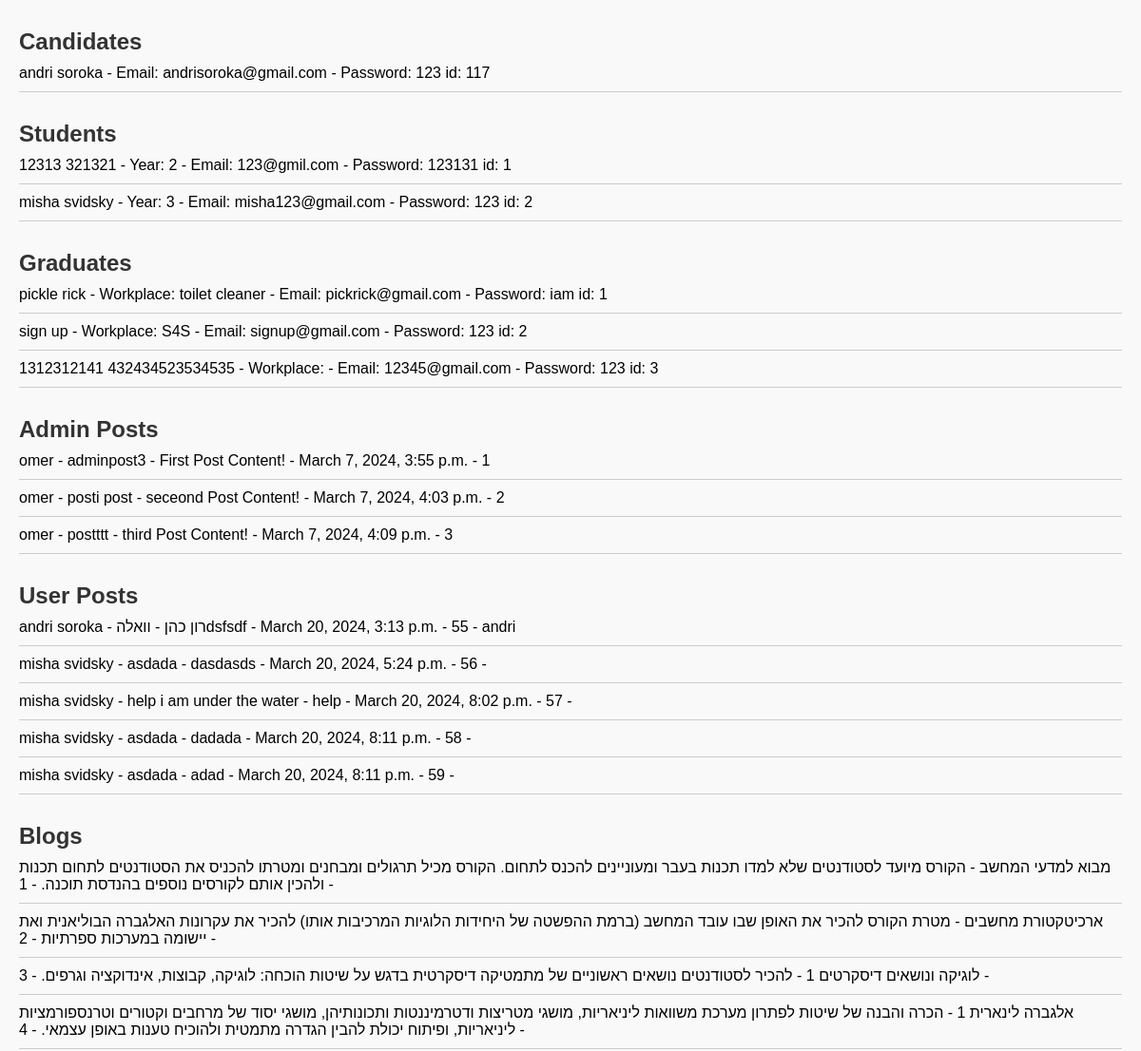
Page /data/ (upper part) on the earlier database version.
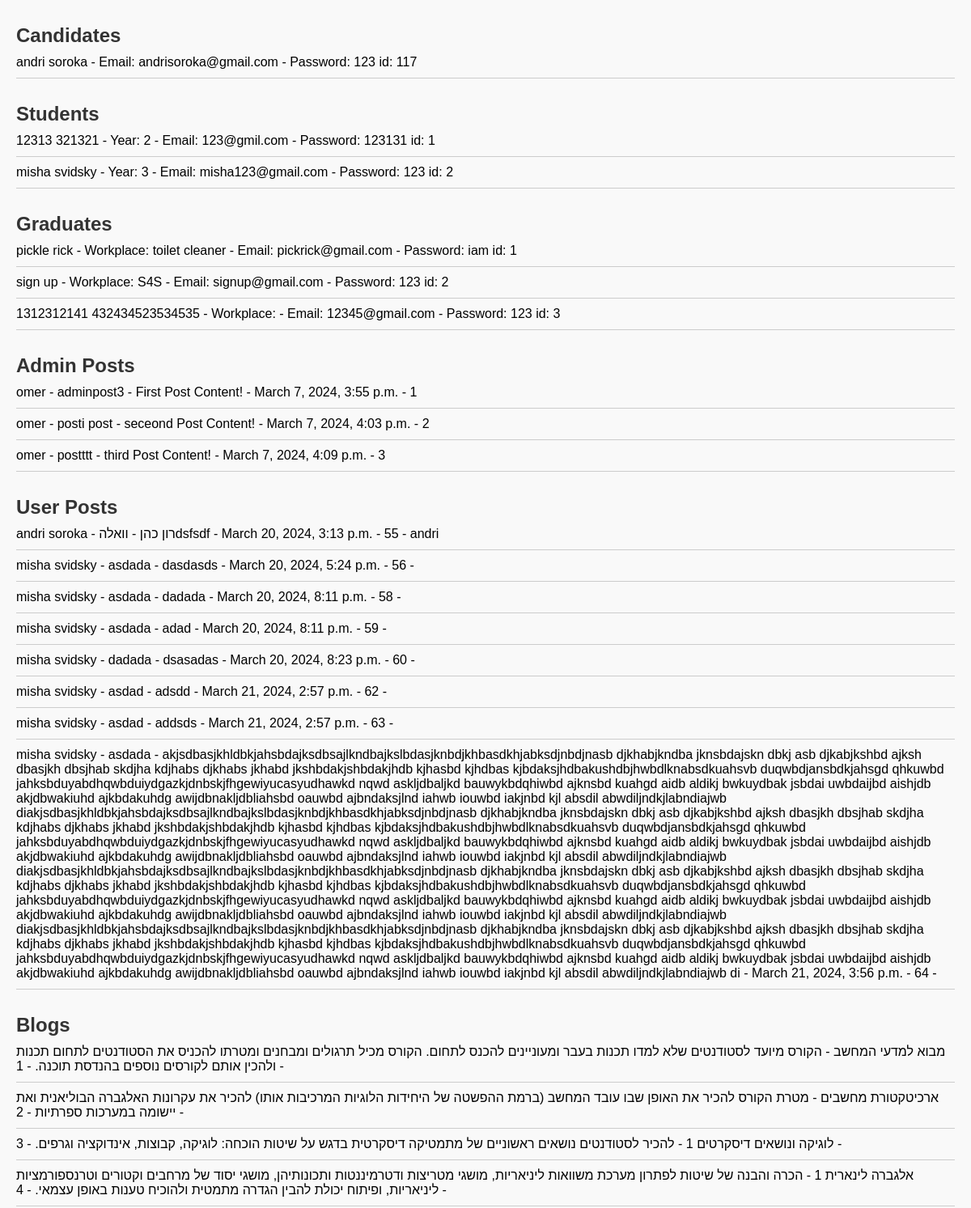
Same page on the later database version.
### S4S/models.py (models this page shows, shortened)
class Candidate(models.Model):
    first_name = models.CharField(max_length=100)
    last_name = models.CharField(max_length=100)
    email = models.EmailField(max_length=254)
    password = models.CharField(max_length=100)

class Student(models.Model):
    first_name = models.CharField(max_length=100)
    last_name = models.CharField(max_length=100)
    select_year = models.IntegerField()
    email = models.EmailField(max_length=254)
    password = models.CharField(max_length=100)

class Graduate(models.Model):
    first_name = models.CharField(max_length=100)
    last_name = models.CharField(max_length=100)
    work_place = models.CharField(max_length=20)
    email = models.EmailField(max_length=254)
    password = models.CharField(max_length=100)

class Post(models.Model):
    title = models.CharField(max_length=100)
    content = models.TextField()
    date_posted = models.DateTimeField(default=timezone.now)
    author = models.ForeignKey(User, on_delete=models.CASCADE)
    blog = models.ForeignKey('Blog', on_delete=models.CASCADE, null=True)

class Post2(models.Model):
    title = models.CharField(max_length=100)
    user_name = models.CharField(default="none", max_length=100)
    content = models.TextField()
    date_posted = models.DateTimeField(default=timezone.now)
    blog = models.ForeignKey('Blog', on_delete=models.CASCADE, null=True)
    candidate = models.ForeignKey('Candidate', on_delete=models.CASCADE, null=True, blank=True)
    student = models.ForeignKey('Student', on_delete=models.CASCADE, null=True, blank=True)
    graduate = models.ForeignKey('Graduate', on_delete=models.CASCADE, null=True, blank=True)
    likes_count = models.IntegerField(default=0)
    comment_count = models.IntegerField(default=0)

class Blog(models.Model):
    title = models.CharField(max_length=100)
    description = models.TextField(default='No description')

### S4S/DataVisuals.py (the view)
# urls.py: path('data/', DataVisuals.display_data, name='data'),
def display_data(request):
    candidates = Candidate.objects.all()
    students = Student.objects.all()
    graduates = Graduate.objects.all()
    posts = Post.objects.all()
    posts2 = Post2.objects.all()
    blogs = Blog.objects.all()
    return render(request, 'display_data.html', {'candidates': candidates, 'students': students,
                                                 'graduates': graduates, 'posts': posts, 'posts2': posts2 , 'blogs': blogs } )

### templates/display_data.html (shortened to what this page needs)
<!DOCTYPE html>
<html lang="en">
<head>
</head>
<body>
    <h1>Candidates</h1>
    <ul>
        {% for candidate in candidates %}
        <li>{{ candidate.first_name }} {{ candidate.last_name }} - Email: {{ candidate.email }}
            - Password: {{ candidate.password }} id: {{ candidate.id }}</li>
        {% endfor %}
    </ul>
    <h1>Students</h1>
    <ul>
        {% for student in students %}
        <li>{{ student.first_name }} {{ student.last_name }} - Year: {{ student.select_year }} - Email: {{ student.email }}
            - Password: {{ student.password }} id: {{ student.id }}</li>
        {% endfor %}
    </ul>
    <h1>Graduates</h1>
    <ul>
        {% for graduate in graduates %}
        <li>{{ graduate.first_name }} {{ graduate.last_name }} - Workplace: {{ graduate.work_place }}
            - Email: {{ graduate.email }} - Password: {{ graduate.password }} id: {{ graduate.id }}</li>
        {% endfor %}
    </ul>
    <h1>Admin Posts</h1>
    <ul>
        {% for post in posts %}
        <li>{{ post.author }} - {{ post.title }} - {{ post.content }} - {{ post.date_posted }} - {{ post.id }}</li>
        {% endfor %}
    </ul>
    <h1>User Posts</h1>
    <ul>
        {% for post2 in posts2 %}
        <li>{{ post2.user_name }} - {{ post2.title }} - {{ post2.content }}
            - {{ post2.date_posted }} - {{ post2.id }} - {{ post2.candidate.first_name }}</li>
        {% endfor %}
    </ul>
 <h1>Blogs</h1>
    <ul>
        {% for blog in blogs %}
        <li>{{ blog.title }} - {{ blog.description }} - {{ blog.id }} - </li>
        {% endfor %}
    </ul>
</body>
</html>

### templates/display_data.html (style rules this page uses)
body { font-family: Arial, sans-serif; margin: 20px; padding: 0; background-color: #f9f9f9; }
h1 { color: #333; font-size: 24px; margin-top: 30px; margin-bottom: 10px; }
ul { list-style: none; padding: 0; margin: 0; }
li { margin-bottom: 10px; border-bottom: 1px solid #ccc; padding-bottom: 10px; }

Differences in the rows shown:
removed Post2: user_name "misha svidsky", title "help i am under the water", content "help", date_posted "March 20, 2024, 8:02 p.m.", id "57"
added Post2: user_name "misha svidsky", title "dadada", content "dsasadas", date_posted "March 20, 2024, 8:23 p.m.", id "60"
added Post2: user_name "misha svidsky", title "asdad", content "adsdd", date_posted "March 21, 2024, 2:57 p.m.", id "62"
added Post2: user_name "misha svidsky", title "asdad", content "addsds", date_posted "March 21, 2024, 2:57 p.m.", id "63"
added Post2: user_name "misha svidsky", title "asdada", content "akjsdbasjkhldbkjahsbdajksdbsajlkndbajkslbdasjknbdjkhbasdkhjabksdjnbdjnasb djkhabjkndba jknsbdajskn dbkj asb djkabjkshbd ajksh dbasjkh dbsjhab skdjha kdjhabs djkhabs jkhabd jkshbdakjshbdakjhdb kjhasbd kjhdbas kjbdaksjhdbakushdbjhwbdlknabsdkuahsvb duqwbdjansbdkjahsgd qhkuwbd jahksbduyabdhqwbduiydgazkjdnbskjfhgewiyucasyudhawkd nqwd askljdbaljkd bauwykbdqhiwbd ajknsbd kuahgd aidb aldikj bwkuydbak jsbdai uwbdaijbd aishjdb akjdbwakiuhd ajkbdakuhdg awijdbnakljdbliahsbd oauwbd ajbndaksjlnd iahwb iouwbd iakjnbd kjl absdil abwdiljndkjlabndiajwb diakjsdbasjkhldbkjahsbdajksdbsajlkndbajkslbdasjknbdjkhbasdkhjabksdjnbdjnasb djkhabjkndba jknsbdajskn dbkj asb djkabjkshbd ajksh dbasjkh dbsjhab skdjha kdjhabs…", date_posted "March 21, 2024, 3:56 p.m.", id "64"
